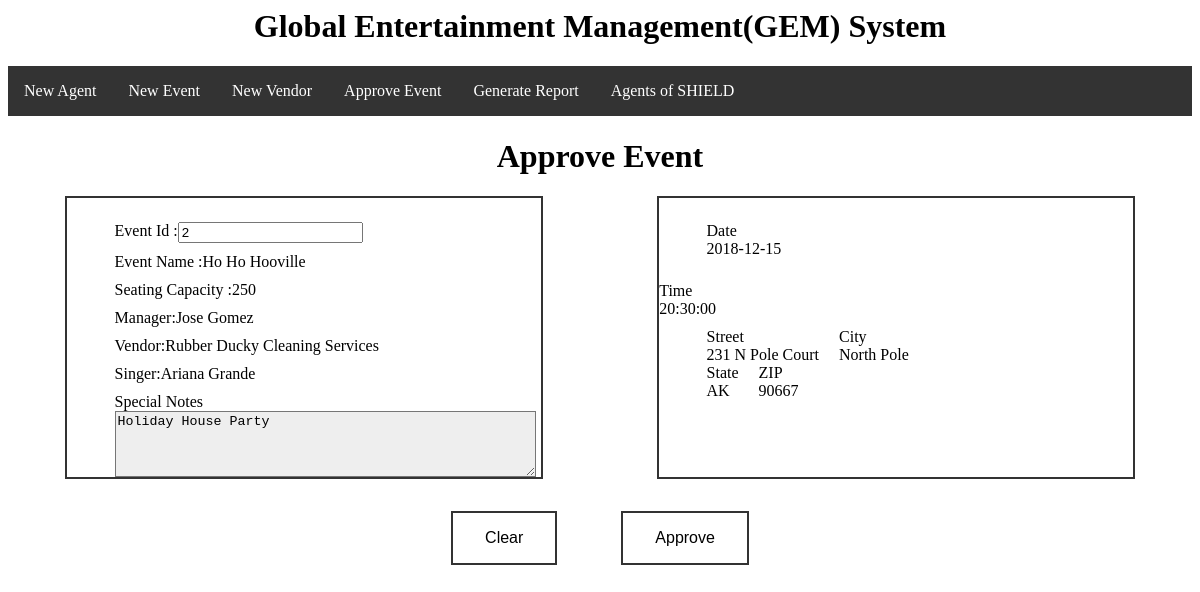
/eventInfo.php?id=2, run on the app's committed database.
### tables this page shows
CREATE TABLE Event
(EventId int auto_increment PRIMARY KEY,
EventName CHAR(50),
Street CHAR(50),
City CHAR(20),
State CHAR(2),
Zip CHAR(10),
Date DATE,
StartTime TIME,
Status CHAR(10),
SeatingCapacity int,
Notes TEXT,
Singer CHAR(53),
PerformerType CHAR(6),
PerformerId int,
EventManagerId int,
VendorId int,
foreign key (EventManagerId) references EventManager(EventManagerId),
foreign key (VendorId) references Vendor(VendorId));

CREATE TABLE EventManager
(EventManagerId int auto_increment PRIMARY KEY,
FirstName CHAR(20),
LastName CHAR(20));

CREATE TABLE Vendor
(VendorId int auto_increment PRIMARY KEY,
BusinessName CHAR(50),
Street CHAR(50),
City CHAR(20),
State CHAR(2),
Zip CHAR(10),
Type CHAR(15),
RepFirstName CHAR(25),
RepLastName CHAR(25),
RepEmail CHAR(40),
RepCellNum CHAR(10));

### eventInfo.php (the view, shortened to what this page needs)
<?php
  include("conn.php");
  $pageTitle = "Approve Event";
  if (isset($_GET['id'])) {
  $id = $_GET['id'];
  $sql = "SELECT EventId,EventName,SeatingCapacity,Notes,BusinessName,FirstName,LastName,Date,StartTime,Status,Singer,Event.Street as Street,Event.City as City,Event.State as State,Event.Zip as Zip FROM Event,EventManager,Vendor WHERE Event.EventManagerId = EventManager.EventManagerId AND Event.VendorId = Vendor.VendorId AND EventId = ".$id;
  echo '<h1 align="center">'.$pageTitle.'</h1>';
  foreach($conn->query($sql) as $events)
  {
  echo '<form action="eventInfo.php" method="post">';
  echo '<div style="display: flex; justify-content: space-around">';
  echo '<div style=" border: 2px solid #333333; width: 40%">';
   echo '<div style="margin-right:20px; padding-top: 5%; padding-left: 10%">';
    echo '<label style="float: left; display: block">Event Id :</label>';
    echo '<input name="eventId" value="'.$events['EventId'].'">';
   echo '</div>';
   echo '<div style="margin-right:20px; padding-left: 10%; padding-top: 10px">';
    echo '<label style="float: left; display: block">Event Name :</label>';
    echo $events['EventName'];
   echo '</div>';
   echo '<div style="margin-right:20px; padding-left: 10%; padding-top: 10px">';
    echo '<label style="float: left; display: block">Seating Capacity :</label>';
    echo $events['SeatingCapacity'];
   echo '</div>';
   echo '<div style="margin-right:20px; padding-left: 10%; padding-top: 10px">';
    echo '<label style="float: left; display: block">Manager:</label>';
    echo $events['FirstName'].' '.$events['LastName'];
   echo '</div>';
   echo '<div style="margin-right:20px; padding-left: 10%; padding-top: 10px">';
    echo '<label style="float: left; display: block">Vendor:</label>';
    echo $events['BusinessName'];
   echo '</div>';
   echo '<div style="margin-right:20px; padding-left: 10%; padding-top: 10px">';
    echo '<label style="float: left; display: block">Singer:</label>';
    echo $events['Singer'];
   echo '</div>';
   echo '<div style="margin-right:20px;  padding-left: 10%; padding-top: 10px">';
    echo '<label for="notes" style="display: block">Special Notes</label>';
    echo '<textarea id="notes" name="notes" style="display: block; background: #eeeeee" rows="4" cols="50" readonly>'.$events['Notes'].'</textarea>';
   echo '</div>';
  echo '</div>';
  echo '<div style=" border: 2px solid #333333; width: 40%">';
   echo '<div style="margin-right:20px; padding-top: 5%; padding-left: 10%">';
    echo '<label for="date" style="display: block">Date</label>';
    echo $events['Date'];
   echo '</div>';
   echo '<div style="margin-right:20px; padding-top: 5%">';
    echo '<label for="time" style="display: block">Time</label>';
    echo $events['StartTime'];
   echo '</div>';
   echo '<div style="float: left; margin-right:20px; padding-left: 10%; padding-top: 10px">';
    echo '<label for="street" style="display: block">Street</label>';
    echo $events['Street'];
   echo '</div>';
   echo '<div style="margin-right:20px; padding-top: 10px">';
    echo '<label for="city" style="display: block">City</label>';
    echo $events['City'];
   echo '</div>';
   echo '<div style="float: left; margin-right:20px; padding-left: 10%">';
   echo '<label for="state" style="display: block">State</label>';
   echo $events['State'];
  echo '</div>';
  echo '<div style="margin-right:20px;">';
  echo '<label for="zip" style="display: block">ZIP</label>';
    echo $events['Zip'];
  echo '</div>';
  echo '</div>';
  echo '</div>';
  echo '<div style="padding: 2em;" align="center">';
    echo '<button type="reset" class="button button1" style="margin: 0 2em">Clear</button>';
    echo '<button type="submit" class="button button1" style="margin: 0 2em">Approve</button>';
  echo '</div>';
  echo '</form>';
  }
  }
?>

### data on the page
event: eventId "2", EventName "Ho Ho Hooville", SeatingCapacity "250", EventManagerId.FirstName "Jose", EventManagerId.LastName "Gomez", VendorId.BusinessName "Rubber Ducky Cleaning Services", Singer "Ariana Grande", notes "Holiday House Party", Date "2018-12-15", StartTime "20:30:00", Street "231 N Pole Court", City "North Pole", State "AK", Zip "90667"

### other printed values
$pageTitle "Approve Event"
